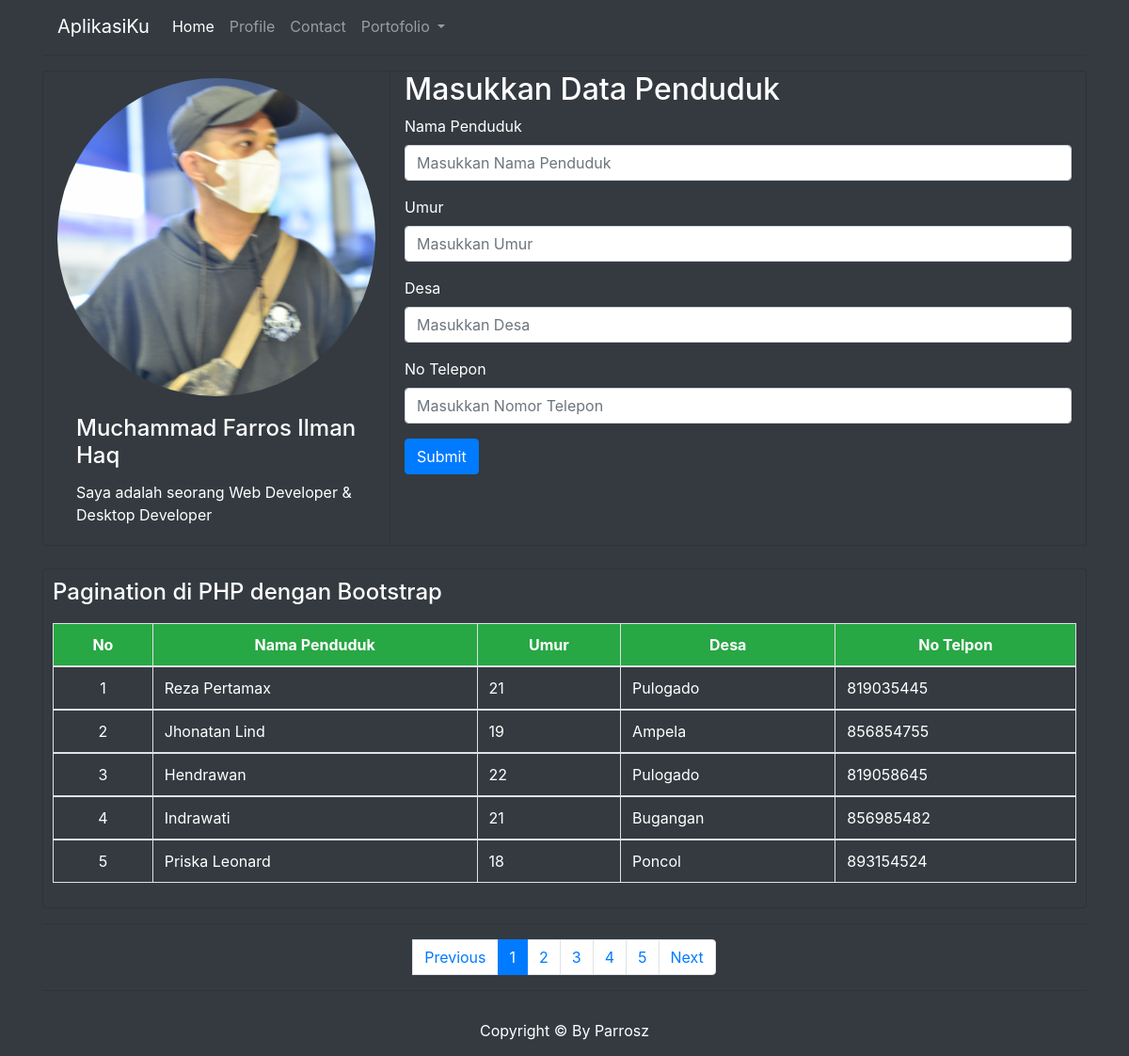
The page / on the database its author committed.
### tables this page shows
CREATE TABLE `penduduk` (
  `id_penduduk` int(6) NOT NULL,
  `nama` varchar(100) NOT NULL,
  `umur` int(3) NOT NULL,
  `desa` varchar(50) NOT NULL,
  `notelp` varchar(20) NOT NULL
);

### index.php (the view, shortened to what this page needs)
<html>
<head>
    <link rel="stylesheet" type="text/css" href="bootstrap/css/bootstrap.min.css">
    <link rel="stylesheet" type="text/css" href="css/bootstrap.css">
</head>
<body class="bg-dark">
    <div class="container">
        <nav class="navbar navbar-expand-lg navbar-dark bg-dark">
            <a class="navbar-brand" href="index.php">AplikasiKu</a>
            <div class="collapse navbar-collapse" id="navbarSupportedContent">
                <ul class="navbar-nav mr-auto">
                    <li class="nav-item active">
                        <a class="nav-link" href="index.php">Home <span class="sr-only">(current)</span></a>
                    </li>
                    <li class="nav-item">
                        <a class="nav-link" href="profile.html">Profile</a>
                    </li>
                    <li class="nav-item">
                        <a class="nav-link" href="contact.html">Contact</a>
                    </li>
                    <li class="nav-item dropdown">
                        <a class="nav-link dropdown-toggle" href="#" role="button" data-toggle="dropdown" aria-expanded="false">
                            Portofolio
                        </a>
                    </li>
                </ul>
            </div>
        </nav>
        <hr style="margin-top: 2px;">
        <div class="card-group bg-dark" style="margin-top: 10px;">
            <div class="card col-sm-4 bg-dark">
                <img src="img/parrosz.jpg" alt="" class="card-img-top rounded-circle" style="width: 100%; margin-top: 7px;">
                <div class="card-body">
                    <h4 class="card-title text-white">Muchammad Farros Ilman Haq</h4>
                    <p class="card-text text-white">Saya adalah seorang Web Developer & Desktop Developer</p>
                </div>
            </div>
            <div class="card col-sm-8 bg-dark">
                <h2 class="text-white">Masukkan Data Penduduk</h2>
                <form action="aksi-add-pend.php" method="post">
                    <div class="form-group text-white">
                        <label for="text">Nama Penduduk</label>
                        <input type="text" class="form-control" placeholder="Masukkan Nama Penduduk" name="nama">
                    </div>
                    <div class="form-group text-white">
                        <label for="text">Umur</label>
                        <input type="text" class="form-control" placeholder="Masukkan Umur" name="umur">
                    </div>
                    <div class="form-group text-white">
                        <label for="text">Desa</label>
                        <input type="text" class="form-control" placeholder="Masukkan Desa" name="desa">
                    </div>
                    <div class="form-group text-white">
                        <label for="text">No Telepon</label>
                        <input type="text" class="form-control" placeholder="Masukkan Nomor Telepon" name="notelp">
                    </div>
                    <button type="submit" class="btn btn-primary">Submit</button>
                </form>
            </div>
        </div>
        <br>
        <div class="card bg-dark" style="padding: 10px;">
            <h4 class="text-white" style="margin-bottom: -5px;">Pagination di PHP dengan Bootstrap</h4>
            <table class="table table-bordered table-hover">
                <br>
                <thead>
                    <tr class="bg-success">
                        <th class="text-white">
                            <center>No</center>
                        </th>
                        <th class="text-white">
                            <center>Nama Penduduk</center>
                        </th>
                        <th class="text-white">
                            <center>Umur</center>
                        </th>
                        <th class="text-white">
                            <center>Desa</center>
                        </th>
                        <th class="text-white">
                            <center>No Telpon</center>
                        </th>
                    </tr>
                </thead>
                <?php
                include "koneksi.php";
                $batas   = 5;
                $halaman = @$_GET['halaman'];
                $previous = $halaman - 1;
                $next = $halaman + 1;
                if (empty($halaman)) {
                    $posisi  = 0;
                    $halaman = 1;
                } else {
                    $posisi  = ($halaman - 1) * $batas;
                }
                $no = $posisi + 1;
                $sql = "select * from penduduk order by id_penduduk asc limit $posisi,$batas";
                $hasil = mysqli_query($kon, $sql);
                while ($data = mysqli_fetch_array($hasil)) {
                ?>
                    <tbody>
                        <tr>
                            <td class="text-white">
                                <center><?php echo $no; ?></center>
                            </td>
                            <td class="text-white"><?php echo $data["nama"]; ?></td>
                            <td class="text-white"><?php echo $data["umur"];   ?></td>
                            <td class="text-white"><?php echo $data["desa"];   ?></td>
                            <td class="text-white"><?php echo $data["notelp"];   ?></td>
                        </tr>
                    </tbody>
                <?php
                    $no++;
                }
                ?>
            </table>
        </div>
        <hr>
        <?php
        $query2     = mysqli_query($kon, "select * from penduduk");
        $jmldata    = mysqli_num_rows($query2);
        $jmlhalaman = ceil($jmldata / $batas);
        ?>
        <div class="text-center">
            <ul class="pagination justify-content-center bg-dark">
                <a class="page-link" <?php if ($halaman > 1) {
                                            echo "a class='page-link' href='?halaman=$previous'";
                                        } ?>>Previous</a>
                <?php
                for ($i = 1; $i <= $jmlhalaman; $i++) {
                    if ($i != $halaman) {
                        echo "<li class='page-item'><a class='page-link' href='index.php?halaman=$i'>$i</a></li>";
                    } else {
                        echo "<li class='page-item active'><a class='page-link' href='#'>$i</a></li>";
                    }
                }
                ?>
                <li class="page-item">
                    <a class="page-link" <?php if ($halaman < $jmlhalaman) {
                                                echo "a class='page-link' href='index.php?halaman=$next'";
                                            } ?>>Next</a>
                </li>
            </ul>
        </div>
        <hr style="margin-top: 2px;">
        <div class="footer text-center text-white" style="margin-bottom: 15px; margin-top: 30px;">
            Copyright &copy; By Parrosz
        </div>
    </div>
</body>
</html>

### rows shown on the page
penduduk: nama "Reza Pertamax", umur "21", desa "Pulogado", notelp "819035445"
penduduk: nama "Jhonatan Lind", umur "19", desa "Ampela", notelp "856854755"
penduduk: nama "Hendrawan", umur "22", desa "Pulogado", notelp "819058645"
penduduk: nama "Indrawati", umur "21", desa "Bugangan", notelp "856985482"
penduduk: nama "Priska Leonard", umur "18", desa "Poncol", notelp "893154524"
